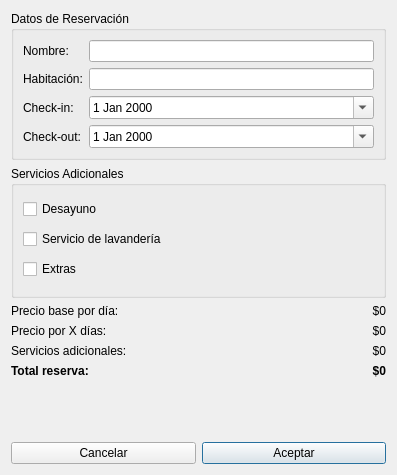
<?xml version="1.0" encoding="UTF-8"?>
<ui version="4.0">
 <class>DialogForm</class>
 <widget class="QDialog" name="DialogForm">
  <property name="geometry">
   <rect>
    <x>0</x>
    <y>0</y>
    <width>397</width>
    <height>475</height>
   </rect>
  </property>
  <property name="windowTitle">
   <string>Reservación</string>
  </property>
  <layout class="QVBoxLayout" name="verticalLayout">
   <item>
    <widget class="QGroupBox" name="groupBox">
     <property name="title">
      <string>Datos de Reservación</string>
     </property>
     <layout class="QFormLayout" name="formLayout">
      <item row="0" column="0">
       <widget class="QLabel" name="label">
        <property name="text">
         <string>Nombre:</string>
        </property>
       </widget>
      </item>
      <item row="0" column="1">
       <widget class="QLineEdit" name="txtNombre"/>
      </item>
      <item row="1" column="0">
       <widget class="QLabel" name="label_2">
        <property name="text">
         <string>Habitación:</string>
        </property>
       </widget>
      </item>
      <item row="2" column="0">
       <widget class="QLabel" name="label_3">
        <property name="text">
         <string>Check-in:</string>
        </property>
       </widget>
      </item>
      <item row="2" column="1">
       <widget class="QDateEdit" name="dateInicio">
        <property name="calendarPopup">
         <bool>true</bool>
        </property>
       </widget>
      </item>
      <item row="3" column="0">
       <widget class="QLabel" name="label_4">
        <property name="text">
         <string>Check-out:</string>
        </property>
       </widget>
      </item>
      <item row="3" column="1">
       <widget class="QDateEdit" name="dateFin">
        <property name="calendarPopup">
         <bool>true</bool>
        </property>
       </widget>
      </item>
      <item row="1" column="1">
       <widget class="QLineEdit" name="txtHabitacion"/>
      </item>
     </layout>
    </widget>
   </item>
   <item>
    <widget class="QGroupBox" name="groupBox_2">
     <property name="title">
      <string>Servicios Adicionales</string>
     </property>
     <layout class="QVBoxLayout" name="verticalLayout_2">
      <item>
       <widget class="QCheckBox" name="checkDesayuno">
        <property name="text">
         <string>Desayuno</string>
        </property>
       </widget>
      </item>
      <item>
       <widget class="QCheckBox" name="checkLavanderia">
        <property name="text">
         <string>Servicio de lavandería</string>
        </property>
       </widget>
      </item>
      <item>
       <widget class="QCheckBox" name="checkParking">
        <property name="text">
         <string>Extras</string>
        </property>
       </widget>
      </item>
     </layout>
    </widget>
   </item>
   <item>
    <layout class="QFormLayout" name="formLayout_2">
     <item row="0" column="0">
      <widget class="QLabel" name="lblPrecioBase">
       <property name="text">
        <string>Precio base por día: </string>
       </property>
      </widget>
     </item>
     <item row="0" column="1">
      <widget class="QLabel" name="lblPrecioBaseValor">
       <property name="text">
        <string>$0</string>
       </property>
       <property name="alignment">
        <set>Qt::AlignmentFlag::AlignRight|Qt::AlignmentFlag::AlignTrailing|Qt::AlignmentFlag::AlignVCenter</set>
       </property>
      </widget>
     </item>
     <item row="1" column="0">
      <widget class="QLabel" name="lblPrecioDias">
       <property name="text">
        <string>Precio por X días:</string>
       </property>
      </widget>
     </item>
     <item row="1" column="1">
      <widget class="QLabel" name="lblPrecioDiasValor">
       <property name="text">
        <string>$0</string>
       </property>
       <property name="alignment">
        <set>Qt::AlignmentFlag::AlignRight|Qt::AlignmentFlag::AlignTrailing|Qt::AlignmentFlag::AlignVCenter</set>
       </property>
      </widget>
     </item>
     <item row="2" column="0">
      <widget class="QLabel" name="lblPrecioServicios">
       <property name="text">
        <string>Servicios adicionales:</string>
       </property>
      </widget>
     </item>
     <item row="2" column="1">
      <widget class="QLabel" name="lblPrecioServiciosValor">
       <property name="text">
        <string>$0</string>
       </property>
       <property name="alignment">
        <set>Qt::AlignmentFlag::AlignRight|Qt::AlignmentFlag::AlignTrailing|Qt::AlignmentFlag::AlignVCenter</set>
       </property>
      </widget>
     </item>
     <item row="3" column="0">
      <widget class="QLabel" name="lblPrecioTotal">
       <property name="styleSheet">
        <string notr="true">font-weight: bold; 
font-size: 12px;</string>
       </property>
       <property name="text">
        <string>Total reserva:</string>
       </property>
      </widget>
     </item>
     <item row="3" column="1">
      <widget class="QLabel" name="lblPrecioTotalValor">
       <property name="styleSheet">
        <string notr="true">font-weight: bold; 
font-size: 12px;</string>
       </property>
       <property name="text">
        <string>$0</string>
       </property>
       <property name="alignment">
        <set>Qt::AlignmentFlag::AlignRight|Qt::AlignmentFlag::AlignTrailing|Qt::AlignmentFlag::AlignVCenter</set>
       </property>
      </widget>
     </item>
    </layout>
   </item>
   <item>
    <layout class="QHBoxLayout" name="horizontalLayout">
     <item>
      <widget class="QPushButton" name="btnCancelar">
       <property name="text">
        <string>Cancelar</string>
       </property>
      </widget>
     </item>
     <item>
      <widget class="QPushButton" name="btnAceptar">
       <property name="text">
        <string>Aceptar</string>
       </property>
       <property name="default">
        <bool>true</bool>
       </property>
      </widget>
     </item>
    </layout>
   </item>
  </layout>
 </widget>
 <resources/>
 <connections>
  <connection>
   <sender>btnCancelar</sender>
   <signal>clicked()</signal>
   <receiver>DialogForm</receiver>
   <slot>reject()</slot>
   <hints>
    <hint type="sourcelabel">
     <x>248</x>
     <y>254</y>
    </hint>
    <hint type="destinationlabel">
     <x>157</x>
     <y>274</y>
    </hint>
   </hints>
  </connection>
  <connection>
   <sender>btnAceptar</sender>
   <signal>clicked()</signal>
   <receiver>DialogForm</receiver>
   <slot>accept()</slot>
   <hints>
    <hint type="sourcelabel">
     <x>328</x>
     <y>254</y>
    </hint>
    <hint type="destinationlabel">
     <x>157</x>
     <y>274</y>
    </hint>
   </hints>
  </connection>
 </connections>
</ui>
